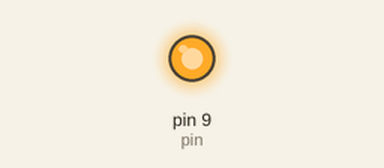
Recording of a sketch running on a simulated Arduino Uno, built with avr-gcc and run on an emulated ATmega328P. Parts: output pins drawn as LEDs (lit = HIGH).

Above: at 2.0 s.
At 8.1 s:
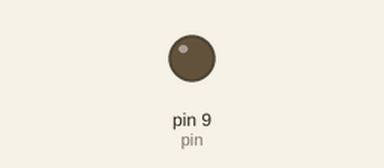
Timing chart, 0 to 12.7 s (numbered marks = the images above):
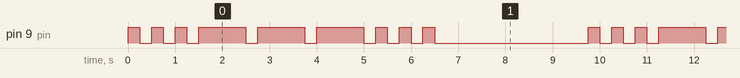

Measured:
- by itself, pin 9 (pin): repeats every 9.8 s: 2 × (LOW 0.25 s, HIGH 0.25 s), 3 × (LOW 0.25 s, HIGH 1.0 s), 3 × (LOW 0.25 s, HIGH 0.25 s), LOW 3.3 s, HIGH 0.25 s
- by itself, everything shown: repeats every 9.8 s, in 18 steps

The sketch:

MORSE.ino
```cpp
int pin = 9;

void setup()
{
  pinMode(pin, OUTPUT);
}

void loop()
{
  dot(); dot(); dot();
  dash(); dash(); dash();
  dot(); dot(); dot();
  delay(3000);
  digitalWrite(pin,HIGH);

}

void dot()
{
  digitalWrite(pin, HIGH);
  delay(250);
  digitalWrite(pin, LOW);
  delay(250);
}

void dash()
{
  digitalWrite(pin, HIGH);
  delay(1000);
  digitalWrite(pin, LOW);
  delay(250);
}
```
